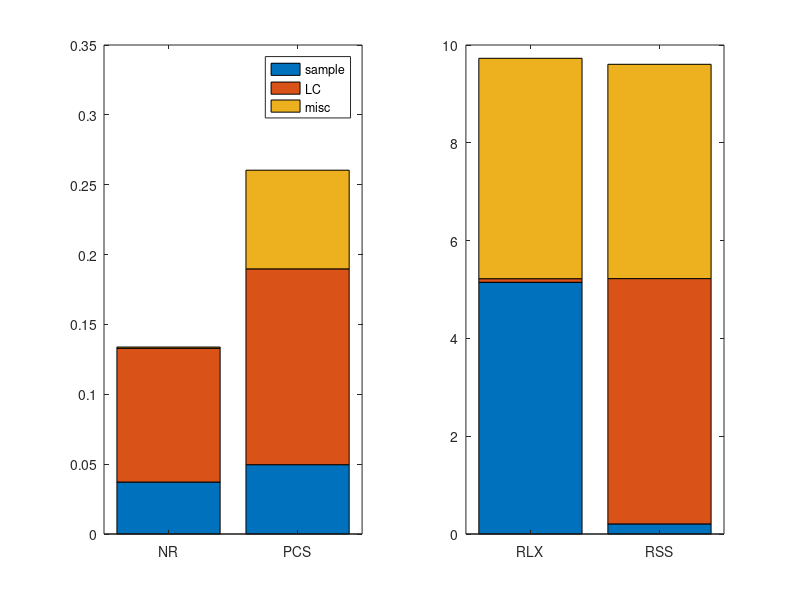

This chart was generated by the following MATLAB code:
clear all
clc

%%

D = load('profile_BiRRT_GD_3poles.txt');

suc = sum(D(:,1));

total_runtime = mean(D(:,3));
proj_count = round(mean(D(:,4)));
proj_time = mean(D(:,5));
col_count = round(mean(D(:,6)));
col_time = mean(D(:,7));
lc_count = round(mean(D(:,12)));
lc_time = mean(D(:,11));
lc_success_count = round(mean(D(:,13)));
sample_time = mean(D(:,14));
sample_success_count = round(mean(D(:,15)));
sample_fail_count = round(mean(D(:,16)));
path_size = mean(D(:,9));
trees_size = mean(D(:,10));

fprintf('NR:\n');
fprintf('Total runtime: %f sec.\n', total_runtime);
fprintf('Sampling time %f sec, is %f%% of the total runtime,\n', sample_time, sample_time/total_runtime*100);
fprintf('number of samples per sec: %d.\n', (sample_success_count+sample_fail_count)/sample_time);
fprintf('Failed %f%% of %d samples.\n', sample_fail_count/(sample_fail_count+sample_success_count)*100, sample_fail_count+sample_success_count);
fprintf('Succeeded %f%% of %d local-conenction checks.\n', lc_success_count/lc_count*100, lc_count);
fprintf('Local connection time: %f msec, is %f%% of the total runtime.\n', lc_time*1e3, lc_time/total_runtime*100);
fprintf('Avg. local connection time: %f msec.\n', lc_time/lc_count*1e3);
fprintf('number of local connections per sec: %d\n', lc_count/total_runtime);
fprintf('Collision time %f msec for %d checks.\n', col_time*1e3, col_count);
fprintf('Path size: %d.\n', round(path_size));
fprintf('Trees size: %d.\n\n', round(trees_size));

ygd = [sample_time lc_time total_runtime-lc_time-sample_time];
LC(:,1) =  D(:,11)./D(:,12)*1e3;

%%

D = load('profile_BiRRT_PCS_3poles.txt');

suc = sum(D(:,1));

total_runtime = mean(D(:,3));
proj_count = round(mean(D(:,4)));
proj_time = mean(D(:,5));
col_count = round(mean(D(:,6)));
col_time = mean(D(:,7));
lc_count = round(mean(D(:,12)));
lc_time = mean(D(:,11));
lc_success_count = round(mean(D(:,13)));
sample_time = mean(D(:,14));
sample_success_count = round(mean(D(:,15)));
sample_fail_count = round(mean(D(:,16)));
path_size = mean(D(:,9));
trees_size = mean(D(:,10));

fprintf('PCS:\n');
fprintf('Total runtime: %f sec.\n', total_runtime);
fprintf('Sampling time %f sec, is %f%% of the total runtime,\n', sample_time, sample_time/total_runtime*100);
fprintf('number of samples per sec: %d.\n', (sample_success_count+sample_fail_count)/sample_time);
fprintf('Failed %f%% of %d samples.\n', sample_fail_count/(sample_fail_count+sample_success_count)*100, sample_fail_count+sample_success_count);
fprintf('Succeeded %f%% of %d local-conenction checks.\n', lc_success_count/lc_count*100, lc_count);
fprintf('Local connection time: %f msec, is %f%% of the total runtime.\n', lc_time*1e3, lc_time/total_runtime*100);
fprintf('Avg. local connection time: %f msec.\n', lc_time/lc_count*1e3);
fprintf('number of local connections per sec: %d\n', lc_count/total_runtime);
fprintf('Collision time %f msec for %d checks.\n', col_time*1e3, col_count);
fprintf('Path size: %d.\n', round(path_size));
fprintf('Trees size: %d.\n\n', round(trees_size));

ypcs = [sample_time lc_time total_runtime-lc_time-sample_time];
LC(:,2) =  D(:,11)./D(:,12)*1e3;

%%

D = load('profile_BiRRT_RLX_3poles.txt');

suc = sum(D(:,1));

total_runtime = mean(D(:,3));
proj_count = round(mean(D(:,4)));
proj_time = mean(D(:,5));
col_count = round(mean(D(:,6)));
col_time = mean(D(:,7));
lc_count = round(mean(D(:,12)));
lc_time = mean(D(:,11));
lc_success_count = round(mean(D(:,13)));
sample_time = mean(D(:,14));
sample_success_count = round(mean(D(:,15)));
sample_fail_count = round(mean(D(:,16)));
path_size = mean(D(:,9));
trees_size = mean(D(:,10));

fprintf('RLX:\n');
fprintf('Total runtime: %f sec.\n', total_runtime);
fprintf('Sampling time %f sec, is %f%% of the total runtime,\n', sample_time, sample_time/total_runtime*100);
fprintf('number of samples per sec: %d.\n', (sample_success_count+sample_fail_count)/sample_time);
fprintf('Failed %f%% of %d samples.\n', sample_fail_count/(sample_fail_count+sample_success_count)*100, sample_fail_count+sample_success_count);
fprintf('Succeeded %f%% of %d local-conenction checks.\n', lc_success_count/lc_count*100, lc_count);
fprintf('Local connection time: %f msec, is %f%% of the total runtime.\n', lc_time*1e3, lc_time/total_runtime*100);
fprintf('Avg. local connection time: %f msec.\n', lc_time/lc_count*1e3);
fprintf('number of local connections per sec: %d\n', lc_count/total_runtime);
fprintf('Collision time %f msec for %d checks.\n', col_time*1e3, col_count);
fprintf('Path size: %d.\n', round(path_size));
fprintf('Trees size: %d.\n\n', round(trees_size));

yrlx = [sample_time lc_time total_runtime-lc_time-sample_time];
LC(:,3) =  D(:,11)./D(:,12)*1e3;

%%

D = load('profile_BiRRT_SG_3poles.txt');

suc = sum(D(:,1));

total_runtime = mean(D(:,3));
proj_count = round(mean(D(:,4)));
proj_time = mean(D(:,5));
col_count = round(mean(D(:,6)));
col_time = mean(D(:,7));
lc_count = round(mean(D(:,12)));
lc_time = mean(D(:,11));
lc_success_count = round(mean(D(:,13)));
sample_time = mean(D(:,14));
sample_success_count = round(mean(D(:,15)));
sample_fail_count = round(mean(D(:,16)));
path_size = mean(D(:,9));
trees_size = mean(D(:,10));

fprintf('RSS:\n');
fprintf('Total runtime: %f sec.\n', total_runtime);
fprintf('Sampling time %f sec, is %f%% of the total runtime,\n', sample_time, sample_time/total_runtime*100);
fprintf('number of samples per sec: %d.\n', (sample_success_count+sample_fail_count)/sample_time);
fprintf('Failed %f%% of %d samples.\n', sample_fail_count/(sample_fail_count+sample_success_count)*100, sample_fail_count+sample_success_count);
fprintf('Succeeded %f%% of %d local-conenction checks.\n', lc_success_count/lc_count*100, lc_count);
fprintf('Local connection time: %f msec, is %f%% of the total runtime.\n', lc_time*1e3, lc_time/total_runtime*100);
fprintf('Avg. local connection time: %f msec.\n', lc_time/lc_count*1e3);
fprintf('number of local connections per sec: %d\n', lc_count/total_runtime);
fprintf('Collision time %f msec for %d checks.\n', col_time*1e3, col_count);
fprintf('Path size: %d.\n', round(path_size));
fprintf('Trees size: %d.\n\n', round(trees_size));

yrss = [sample_time lc_time total_runtime-lc_time-sample_time];
% LC(:,4) =  D(:,11)./D(:,12)*1e3;

%%
figure(1)
clf
subplot(121)
bar([ygd; ypcs],'stacked');
legend('sample','LC','misc');
set(gca,'XTickLabel',{'NR','PCS'})

subplot(122)
bar([yrlx; yrss],'stacked');
set(gca,'XTickLabel',{'RLX','RSS'})
